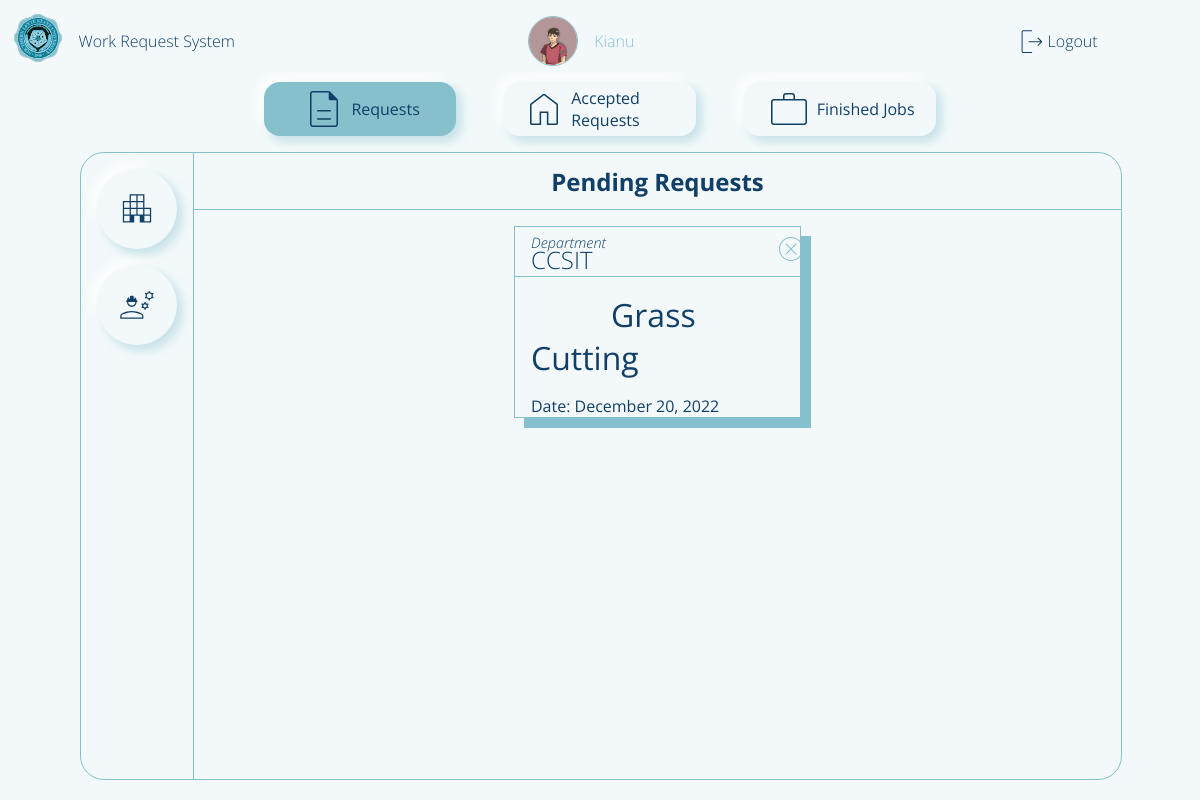
/adminPage (signed in), run on an earlier commit of the app's database.
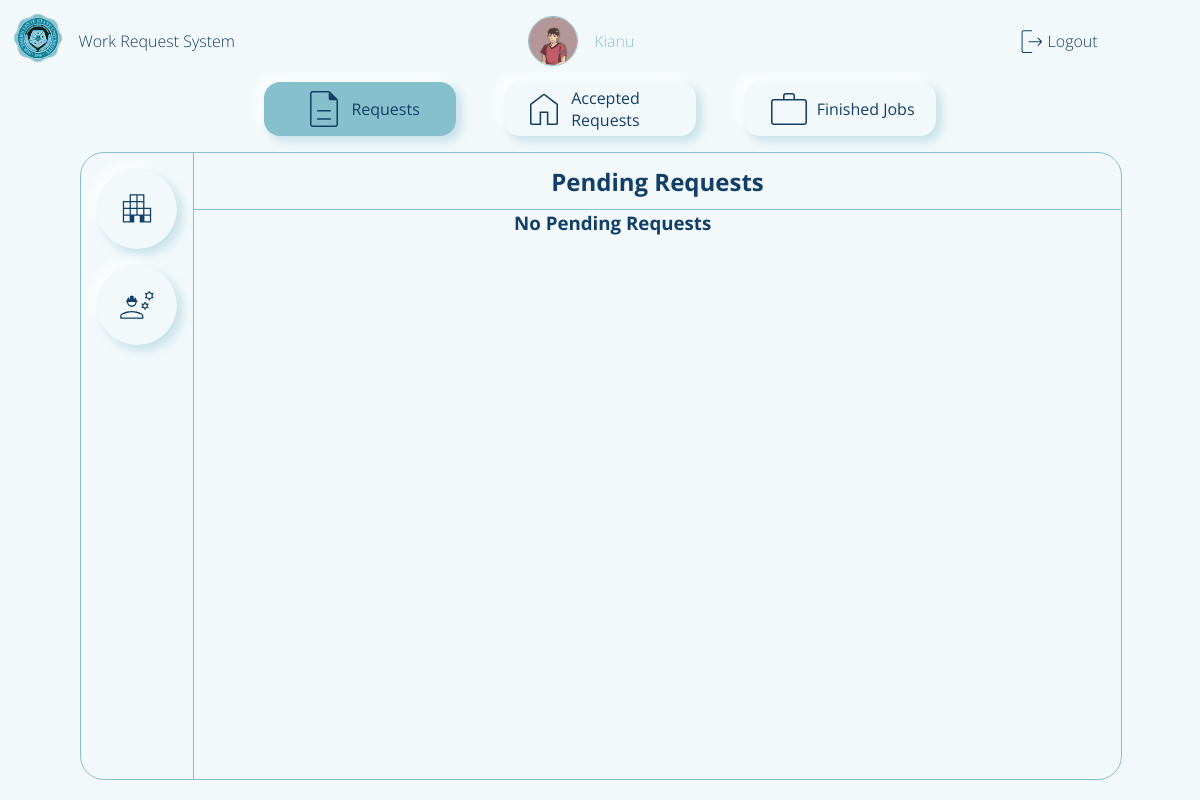
And on a later commit of the database.
### flaskApp/models.py (models this page shows, shortened)
class User(db.Model, UserMixin):
	__tablename__ = 'user'
	id = db.Column(db.Integer, primary_key=True)
	userName = db.Column(db.String(20), unique=True, nullable=False)
	userType = db.Column(db.String(20), default='Admin')
	passWord = db.Column(db.String(60), nullable=False)
	profilePicture = db.Column(db.String(60), default='dafault.png')
	requestForm = db.relationship('UserRequestForm', backref='user')
	userStaffExtension = db.relationship('StaffExtension', backref='staffExtension', uselist=False)

class UserRequestForm(db.Model):
	__tablename__ = 'userRequestForm'
	id = db.Column(db.Integer, primary_key=True)
	requestorName = db.Column(db.String(500), nullable=False)
	requestTitle = db.Column(db.String(500), nullable=False)
	requestedWork = db.Column(db.String(500), nullable=False)
	roomNumber = db.Column(db.String(20), nullable=False)
	avilabilityOfMaterials = db.Column(db.String(10), nullable=False)
	priorityLevel = db.Column(db.Integer, default=0) # change this to integer in the future 0 - pending 1 - high 2 - medium 3 - low
	status = db.Column(db.String(20), default='Pending')
	dateApproved = db.Column(DateTime, default=datetime.now(), nullable=False)
	dateLimit = db.Column(DateTime, default=datetime.now(), nullable=False)
	requestFormId = db.Column(db.Integer, db.ForeignKey('user.id'))
	requestRating = db.Column(db.Integer, default=0) # this is where a rating will be recorded
	assignedStaff = db.Column(db.Integer, db.ForeignKey('userstaff.id'))

### flaskApp/routes.py (the view, shortened to what this page needs)
@app.route('/adminPage', methods=['GET', 'POST'])
@login_required
def adminPage():
	if current_user.is_authenticated == False:
		return redirect(url_for('loginPage'))
	formStaff = Staff_Registration()
	formRequestor = Requestor_Registration()
	workRequest = UserRequestForm.query.order_by(UserRequestForm.priorityLevel)
	requestsCount = UserRequestForm.query.filter_by(status='Pending').count()
	pendingRequest = UserRequestForm.query.filter_by(status='Pending').order_by(desc(UserRequestForm.dateApproved))
	staffCount = User.query.filter_by(userType='Staff').count()
	staffs = StaffExtension.query.order_by(desc(StaffExtension.staffRating)).all()
	profileImage = url_for('static', filename='profilePic/'+current_user.profilePicture)
	return render_template('adminDashboard.html',
	  						title='Admin Page',
	  						user=current_user.userName,
	  						form2=formStaff,
	    					form=formRequestor,
	    					workRequest=workRequest,
	    					countReq=requestsCount,
	    					countStaff=staffCount,
	    					pendingRequest=pendingRequest,
	    					profileImage=profileImage,
	    					staff=staffs)

### flaskApp/models.py (called while the page is built)
@loginManager.user_loader
def loadUser(userId):
	return User.query.get(int(userId))

### flaskApp/templates/adminDashboard.html (shortened to what this page needs)
{% extends "layout.html" %}
{% block content %}
	<main class="content-main">
		<section class="navbar">
			<div class="nav-requests">
				<img class='nav-icon' src="{{ url_for('static', filename='img/form.svg') }}">
				<p>Requests</p>
			</div>
			<div class="nav-home">
				<img class='nav-icon' src="{{ url_for('static', filename='img/home.svg') }}">
				<p>Accepted Requests</p>
			</div>
			<div class="nav-staff">
				<img class='nav-icon' src="{{ url_for('static', filename='img/staff.svg') }}">
				<p>Finished Jobs</p>
			</div>
		</section>
		<section class="feed">
					{% for req in workRequest  %}
						{% if req.status != 'unApproved' and req.status != 'Pending' and req.status != 'Semi Final'%}
								<body onload="progress()">
								</body>
						{% endif %}
					{% endfor %}
			<div class="feed-request feed-nav">
				<nav class="feed-request-nav">
					<div>
						<img class="nav-icon add-req" src="{{ url_for('static', filename='img/requestor.svg') }}">
					</div>
					<div>
						<img class="nav-icon add-staff" src="{{ url_for('static', filename='img/ongoing.svg') }}">
					</div>
				</nav>
				<header class="feed-request-header">
					<h1 class="title">Pending Requests</h1>
				</header>
				<main class="feed-request-main">
					<section class="feed-request-main-body">
						{% if countReq != 0 %}
							{% for n in pendingRequest %}
								<div class="main-content">
									<section class="main-content-header">
										<i>{{ n.requestorName }}</i>
									</section>
									<section class="main-content-body">
										<a href="{{ url_for('adminPageApproval', name=n.requestorName, idNum=n.id) }}">{{ n.requestTitle }}</a>
									</section>
									<section class="main-content-footer">Date: {{ n.dateApproved.strftime("%B %d, %Y") }}</section>
									<div class="feed-request-close-btn">
										<a href="{{url_for('reject', name=n.requestTitle, ids=n.requestFormId)}}">
											<img src="{{ url_for('static', filename='img/close-btn2.svg') }}">
										</a>
									</div>
								</div>
							{% endfor %}
						{% else %}
							<h1>No Pending Requests</h1>
						{% endif %}
					</section>
				</main>
			</div>
		</section>
	</main>
	<footer class="content-footer">
	</footer>
{% endblock content %}

### flaskApp/templates/layout.html (shortened to what this page needs)
<!DOCTYPE html>
<html>
<head>
    {% if title == 'Login Page'%}
    	<link rel="stylesheet" type="text/css" href="{{ url_for('static', filename='login.css') }}">
    {% elif title == 'Admin Page'%}
    	<link rel="stylesheet" type="text/css" href="{{ url_for('static', filename='adminDashboard.css') }}">
    {% elif title == 'Requestor Page'%}
        <link rel="stylesheet" type="text/css" href="{{ url_for('static', filename='requestorDashboard.css') }}">
    {% elif title == 'Staff Page'%}
        <link rel="stylesheet" type="text/css" href="{{ url_for('static', filename='staffDashboard.css') }}">
    {% elif title == 'Admin Approval Page'%}
        <link rel="stylesheet" type="text/css" href="{{ url_for('static', filename='adminApproval.css') }}">
    {% elif title == 'Staff Ongoing Page'%}
        <link rel="stylesheet" type="text/css" href="{{ url_for('static', filename='staffOngoing.css') }}">
    {% elif title == 'Profile Page'%}
        <link rel="stylesheet" type="text/css" href="{{ url_for('static', filename='profilePage.css') }}">
    {% endif%}
</head>
<body>
	<div class="container">
        {% if title != 'Login Page'%}
        <header class="content-header">
            <div class="img-box">
                <img class="logo_slsu" src="{{ url_for('static', filename='img/logo_slsu.svg') }}">
            </div>
            {% if title == 'Admin Page'%}
                <section class="header-title">
                    <a href="{{ url_for('adminPage') }}">Work Request System</a>
                </section>
                <section class="header-user">
                    <img class='profile-picture'src="{{ profileImage }}">
                    <a href="{{ url_for('profilePage') }}">{{ user }}</a>
                </section>
            {% endif %}
            <div class="header-profile">
                {% if current_user.is_authenticated == True %}
                <img src="{{ url_for('static', filename='img/logout.svg') }}">
                <a href="{{ url_for('logout') }}">Logout</a>
                {% endif %}
            </div>
        </header>
        {% endif%}
		{% block content %}{% endblock content %}
	</div>
</body>
</html>

### flaskApp/static/adminDashboard.css (style rules this page uses)
body { background: var(--white); }
.container { margin: 0; display: grid; height: 100vh; grid-template-columns: 1fr 1fr 1fr; grid-template-rows: 0fr 1fr 0.0fr; grid-template-areas: 'h h h' 'm m m' 'f f f'; }
.content-header { grid-area: h; display: flex; flex-direction: row; align-items: center; padding: var(--fn-small); }
.img-box { flex-grow: 0; }
.header-title { flex-grow: 0; margin-left: 1rem; }
.header-title a { font-size: var(--fn-regular); font-weight: lighter; color: var(--blue); }
.header-user { flex-grow: 1; font-size: var(--fn-regular); font-weight: lighter; color: var(--blue); }
.header-profile { flex-grow: 0.3; }
.header-profile a { font-size: var(--fn-regular); font-weight: lighter; color: var(--blue); }
.content-main { grid-area: m; background: var(--white); display: grid; grid-template-columns: 1fr 1fr; grid-template-rows: 0fr 1fr; grid-template-areas: 'h h' 'm m' }
.navbar { grid-area: h; display: flex; flex-direction: row; justify-content: space-around; margin-bottom: 1rem; margin-left: 15rem; margin-right: 15rem; }
.navbar div { display: flex; flex-direction: row; align-items: center; padding: 0.2rem 1rem 0.2rem 1rem; background: var(--white); border-radius: 1rem; box-shadow: var(--box-shadow); cursor: pointer; width: 10rem; justify-content: center; align-items: center; }
.navbar div img, .feed-home section img, .feed-request-nav div img { filter: var(--img-color-blue); }
.navbar div p { font-size: var(--fn-regular); margin-left: 0.2rem; font-weight: normal; color: var(--blue); }
.feed { grid-area: m; background: var(--white); margin-left: 5rem; margin-right: 5rem; position: relative; }
.feed-nav { position: absolute; top: 0; left: 0; background: var(--white); width: 100%; height: 100%; color: var(--blue); z-index: 2; border: 1px solid var(--blueGreen); border-radius: 1.5rem; }
.feed-request { background: var(--white); display: grid; grid-template-columns: 0.1fr 1fr; grid-template-rows: 0.1fr 1fr 0fr; grid-template-areas: 'n h' 'n m' 'f f'; }
.feed-request-nav { grid-area: n; display: flex; flex-direction: column; align-items: center; padding: 1rem; border-right: 1px solid var(--blueGreen); }
.feed-request-nav div img { width: 2.5rem; height: 2.5rem; }
.feed-request-nav div { display: flex; justify-content: center; align-items: center; box-shadow: var(--box-shadow); width: 5rem; height: 5rem; margin-bottom: 1rem; cursor: pointer; border-radius: 50%; transition: transform, background, .1s; position: relative; }
.feed-request header { grid-area: h; display: flex; flex-direction: column; justify-content: center; align-items: center; border-bottom: 1px solid var(--blueGreen); }
.feed-request main { grid-area: m; display: flex; flex-direction: column; overflow: scroll; }
.feed-request-main-body { margin-left: 20rem; margin-right: 20rem; }
.content-footer { grid-area: f; background: var(--white); }

What changed in the data, as far as the page shows it:
no longer on this page (row edited): UserRequestForm: requestorName "CCSIT", requestTitle "Grass Cutting", dateApproved "December 20, 2022"
Also different on the page:
text now shown: "No Pending Requests"
